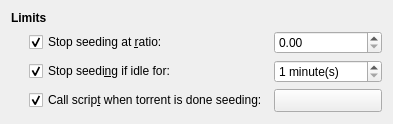
     <widget class="QWidget" name="seedingTab">
      <attribute name="title">
       <string>Seeding</string>
      </attribute>
      <layout class="QVBoxLayout" name="seedingTabLayout">
       <item>
        <widget class="QLabel" name="limitsSectionLabel">
         <property name="styleSheet">
          <string notr="true">font-weight:bold</string>
         </property>
         <property name="text">
          <string>Limits</string>
         </property>
        </widget>
       </item>
       <item>
        <layout class="QGridLayout" name="limitsSectionLayout" columnstretch="0,1">
         <property name="leftMargin">
          <number>18</number>
         </property>
         <item row="0" column="0">
          <widget class="QCheckBox" name="ratioLimitCheck">
           <property name="text">
            <string>Stop seeding at &amp;ratio:</string>
           </property>
           <property name="checked">
            <bool>true</bool>
           </property>
          </widget>
         </item>
         <item row="0" column="1">
          <widget class="QDoubleSpinBox" name="ratioLimitSpin">
           <property name="maximum">
            <double>999999999.000000000000000</double>
           </property>
           <property name="singleStep">
            <double>0.500000000000000</double>
           </property>
          </widget>
         </item>
         <item row="1" column="0">
          <widget class="QCheckBox" name="idleLimitCheck">
           <property name="text">
            <string>Stop seedi&amp;ng if idle for:</string>
           </property>
           <property name="checked">
            <bool>true</bool>
           </property>
          </widget>
         </item>
         <item row="1" column="1">
          <widget class="QSpinBox" name="idleLimitSpin">
           <property name="suffix">
            <string notr="true"> minute(s)</string>
           </property>
           <property name="minimum">
            <number>1</number>
           </property>
           <property name="maximum">
            <number>9999</number>
           </property>
           <property name="singleStep">
            <number>5</number>
           </property>
          </widget>
         </item>
         <item row="2" column="0">
          <widget class="QCheckBox" name="doneSeedingScriptCheck">
           <property name="text">
            <string>Call scrip&amp;t when torrent is done seeding:</string>
           </property>
           <property name="checked">
            <bool>true</bool>
           </property>
          </widget>
         </item>
         <item row="2" column="1">
          <widget class="QStackedWidget" name="doneSeedingScriptStack">
           <property name="sizePolicy">
            <sizepolicy hsizetype="Preferred" vsizetype="Fixed">
             <horstretch>0</horstretch>
             <verstretch>0</verstretch>
            </sizepolicy>
           </property>
           <widget class="PathButton" name="doneSeedingScriptButton"/>
           <widget class="QLineEdit" name="doneSeedingScriptEdit"/>
          </widget>
         </item>
        </layout>
       </item>
       <item>
        <spacer name="seedingTabBottomSpacer">
         <property name="orientation">
          <enum>Qt::Vertical</enum>
         </property>
         <property name="sizeHint" stdset="0">
          <size>
           <width>1</width>
           <height>1</height>
          </size>
         </property>
        </spacer>
       </item>
      </layout>
     </widget>
